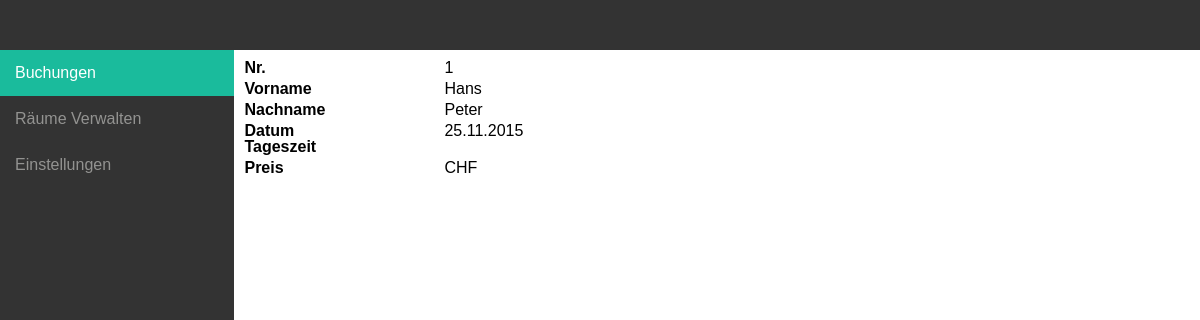
The page /slyadmin/bookingOverview.php?bookingid=1 on the database its author committed.
### tables this page shows
CREATE TABLE IF NOT EXISTS `booking` (
  `ID` int(10) unsigned NOT NULL AUTO_INCREMENT,
  `date` date NOT NULL,
  `person_count` tinyint(3) unsigned DEFAULT NULL,
  `time_of_day` enum('Morning','Afternoon','WholeDay') DEFAULT NULL,
  `user_id` int(10) unsigned DEFAULT NULL,
  `room_id` int(10) unsigned DEFAULT NULL,
  PRIMARY KEY (`ID`),
  KEY `user_id` (`user_id`),
  KEY `room_id` (`room_id`)
);

CREATE TABLE IF NOT EXISTS `user` (
  `ID` int(10) unsigned NOT NULL AUTO_INCREMENT,
  `first_name` varchar(60) NOT NULL,
  `last_name` varchar(60) NOT NULL,
  `street` varchar(60) DEFAULT NULL,
  `city` varchar(60) DEFAULT NULL,
  `zip` varchar(15) DEFAULT NULL,
  `email` varchar(100) NOT NULL,
  `phone` varchar(25) NOT NULL,
  `booking_id` int(10) unsigned DEFAULT NULL,
  PRIMARY KEY (`ID`),
  KEY `booking_id` (`booking_id`)
);

### slyadmin/bookingOverview.php (the view, shortened to what this page needs)
<?php
require_once('../includes/db.php');
if(isset($_GET['bookingid'])) {
	$bookingId = $_GET['bookingid'];
}
$query="SELECT *,booking.id as bookingid  FROM booking JOIN room ON booking.room_id=room.ID JOIN user ON booking.user_id=user.ID WHERE booking.id='$bookingId'";
$db_query=mysqli_query($db,$query);
?>
<!DOCTYPE html>
<html>
	<head>
	<link href="../css/reset.css" type="text/css" rel="stylesheet">
	<link href="../css/slyadmin.css" type="text/css" rel="stylesheet">
	</head>
	<body>
		<div id="page">
			<div id="topArea">
			</div>
			<div id="sideBar">
				<span class="activeSidebar">Buchungen</span>
				<a href="roomManage.php">R&auml;ume Verwalten</a>
				<a href="settings.php">Einstellungen</a>
			</div>
			<div id="mainArea">
			 	<form action="" style="padding:10px" method="post">
					<table class="order">
						<?php while($booking = mysqli_fetch_array($db_query, MYSQL_ASSOC)){
						?>
						<tr>
							<th>Nr.</th>
							<td class="overviewInfo" ><?php echo $booking['bookingid'];?></td>
						</tr>
						<tr>
							<th>Vorname</th>
							<td class="overviewInfo" style="padding-top:5px"><?php echo $booking['first_name'];?></td>
						</tr>
						<tr>
							<th>Nachname</th>
							<td class="overviewInfo" style="padding-top:5px"><?php echo $booking['last_name'];?></td>
						</tr>
						<tr>
							<th>Datum</th>
							<td class="overviewInfo" style="padding-top:5px"><?php echo date('d.m.Y',strtotime($booking['date']));?></td>
						</tr>
						<tr>
							<th>Tageszeit</th>
							<td class="overviewInfo" style="padding-top:5px"><?php echo $bookingDaytime;?></td>
						</tr>
						<tr>
							<th>Preis</th>
							<td class="overviewInfo" style="padding-top:5px"><?php echo $booking['price'];?> CHF</td>
						</tr>
						<?php } ?>
					</table>
				</form>
			</div>
		</div>
	</body>
</html>

### css/slyadmin.css (style rules this page uses)
html { font-family: "Verdana", Arial, sand-serif !important; height: 100%; }
body { height: 100%; }
a { text-decoration:none !important; }
table { width:100% !important; }
th { text-align:left; font-weight:bold; width: 200px; }
#page { height: 100%; }
#topArea { background-color:#333333; height:50px; }
#sideBar { display:inline-block; background-color:#333333; width:20%; height:100%; margin-right: -10px; }
#sideBar a { display:block; padding-left:15px; padding-top:15px; padding-bottom:15px; color:#939391 !important; }
.activeSidebar { background-color:#1abb9c; color:white !important; display:block; padding-left:15px; padding-top:15px; padding-bottom:15px; }
#mainArea { display:inline-block; background-color:white; min-height:100%; vertical-align:top; width: 80.2%; }

### rows shown on the page
booking: ID "1", user.first_name "Hans", user.last_name "Peter", date "25.11.2015"
